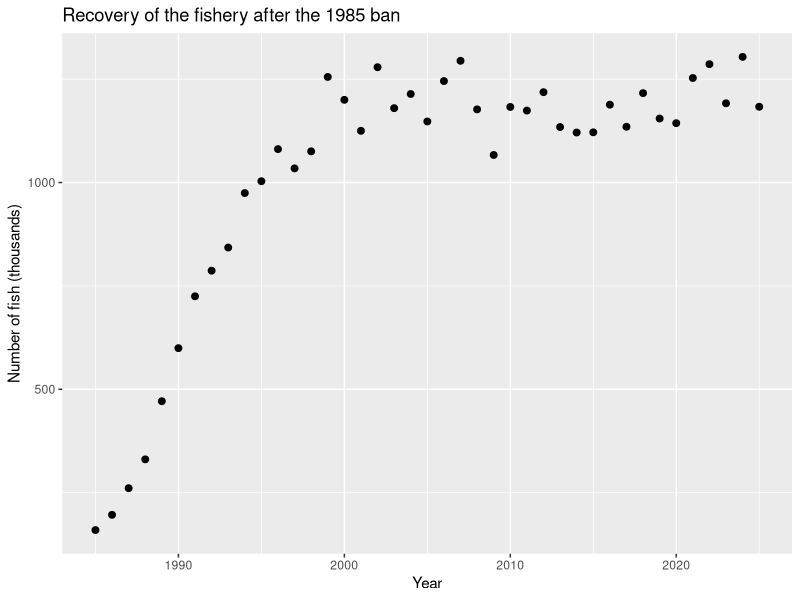
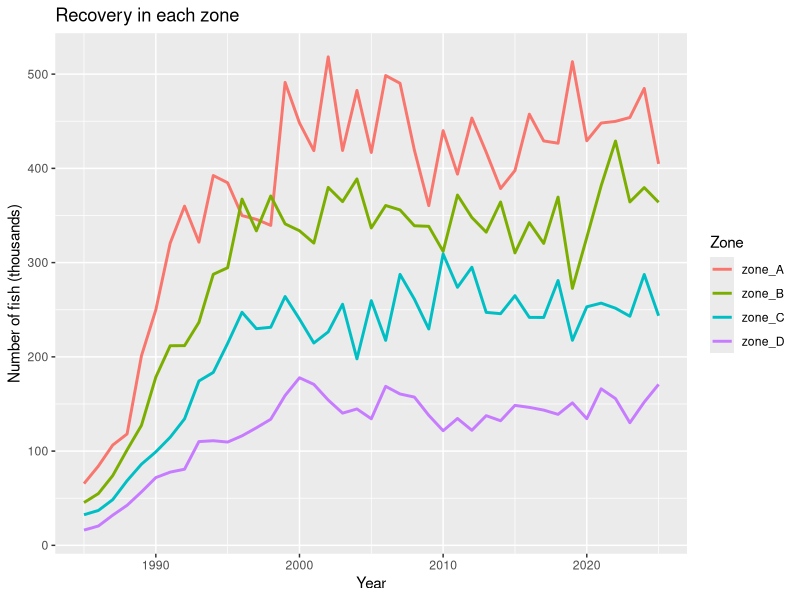
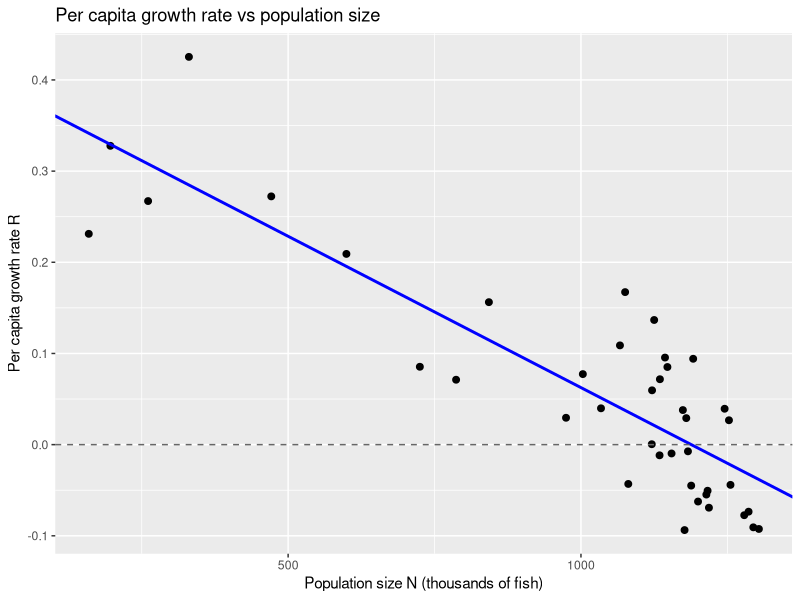
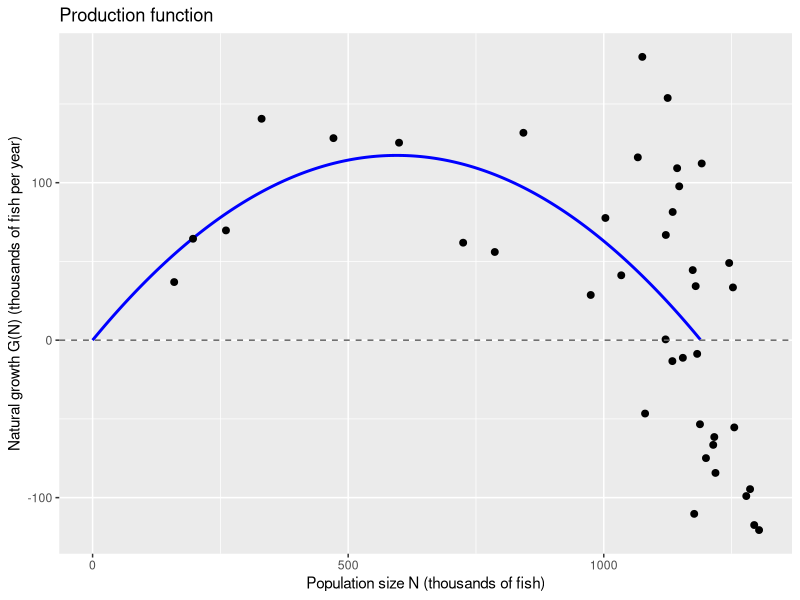
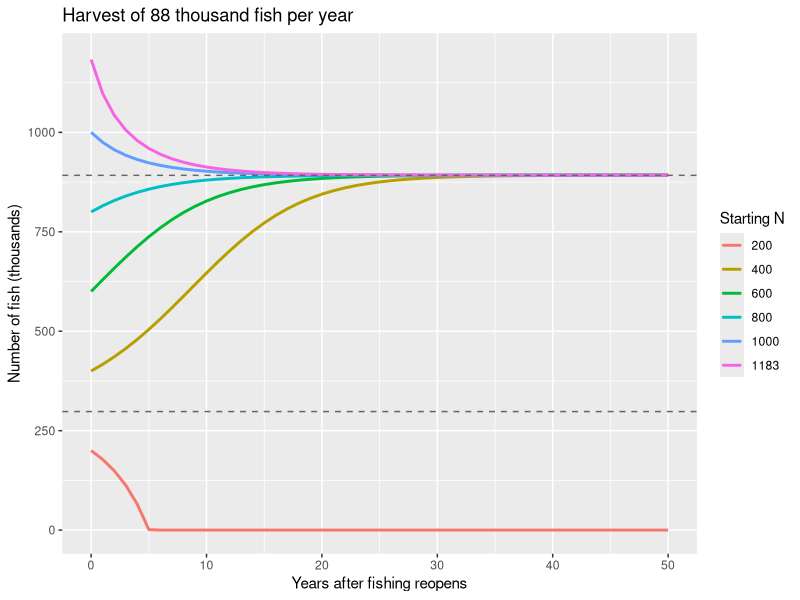

Generate these figures, in order, with R:
## ---- chunk 1
knitr::opts_chunk$set(echo = TRUE)
## ---- chunk 2
# Read in the survey data. N is in thousands of fish
counts <- read.csv("recovering_fishery_counts.csv")

# Have a look at the first six years
head(counts)

## ---- chunk 3
# Total number of fish (thousands) across all four zones in each year
counts$total <- counts$zone_A + counts$zone_B + counts$zone_C + counts$zone_D

# The number of years of surveys
n_years <- nrow(counts)

## ---- chunk 4
# The total in the first survey (1985) and the most recent survey (2025)
N_1985 <- counts[counts$year == 1985, "total"]
N_2025 <- counts[counts$year == 2025, "total"]

# How many times bigger is the stock now?
N_2025 / N_1985

## ---- chunk 5
# Keep the rows from every tenth year, and turn them into a table for the report
knitr::kable(counts[counts$year %in% c(1985, 1995, 2005, 2015, 2025), ], row.names = FALSE,
             caption = "Survey estimates (thousands of fish) every ten years.")

## ---- chunk 6
# Load ggplot2. Every document has to load the packages it uses, in a chunk
library(ggplot2)

# Plot the total stock over time
ggplot(counts, aes(x = year, y = total)) +
  geom_point(size = 2) +
  labs(x = "Year",
       y = "Number of fish (thousands)",
       title = "Recovery of the fishery after the 1985 ban")

## ---- chunk 7
# Load the tidyverse. This loads ggplot2 as well, along with a bunch of others
library(tidyverse)

## ---- chunk 8
# Take counts, and then
counts_long <- counts |>
  # drop the total column we made, so we only have the four zones, and then
  select(-total) |>
  # pivot every column except year into two new columns, one holding the old
  # column names (zone) and one holding the values (N)
  pivot_longer(cols = -year, names_to = "zone", values_to = "N")

# Have a look. 41 years x 4 zones should give 164 rows
counts_long
nrow(counts_long)

## ---- chunk 9
# One line per zone, coloured by zone
ggplot(counts_long, aes(x = year, y = N, colour = zone)) +
  geom_line(linewidth = 1) +
  labs(x = "Year",
       y = "Number of fish (thousands)",
       colour = "Zone",
       title = "Recovery in each zone")

## ---- chunk 10
# Take the long data, and then group it by year, and then add up N in each year
totals <- counts_long |>
  group_by(year) |>
  summarise(total = sum(N))

# Do the two ways of calculating the total agree? all.equal() says TRUE if they do
all.equal(totals$total, counts$total)

## ---- chunk 11
# Keep only the years after the stock levelled off
plateau <- counts[counts$year >= 2000, ]

# Carrying capacity K: the mean total from those years
K <- mean(plateau$total)
K

## ---- chunk 12
# Population size this year, N(t). We drop the last year because there is no
# following year to compare it to
N_t <- counts$total[-n_years]

# Population size next year, N(t+1). We drop the first year so everything lines up
N_t1 <- counts$total[-1]

# A table of the observed growth from each year to the next
growth <- data.frame(
  year = counts$year[-n_years],
  N = N_t,
  # Observed natural growth G(N). No fishing, so this is just the change in N
  G_obs = N_t1 - N_t,
  # Observed per capita growth rate R = G(N) / N
  R_obs = (N_t1 - N_t) / N_t
)

# The first ten years of the recovery, when the population was small
growth[growth$year < 1995, ]

## ---- chunk 13
# Fit a straight line through R_obs against N
fit <- lm(R_obs ~ N, data = growth)

# The intercept (where the line hits N = 0) and the slope of the line
coef(fit)

# R0 is the intercept. unname() just drops the label that coef() attaches
R0 <- unname(coef(fit)[1])

# Plot the observed R against N, with the line of best fit and a line at R = 0
ggplot(growth, aes(x = N, y = R_obs)) +
  geom_point(size = 2) +
  # The line of best fit, using the intercept and slope from lm()
  geom_abline(intercept = coef(fit)[1], slope = coef(fit)[2], colour = "blue", linewidth = 1) +
  geom_hline(yintercept = 0, linetype = "dashed", colour = "grey40") +
  labs(x = "Population size N (thousands of fish)",
       y = "Per capita growth rate R",
       title = "Per capita growth rate vs population size")

## ---- chunk 14
# A dataframe of population sizes from 0 to K in steps of 1
production <- data.frame(N = seq(0, K, by = 1))

# Natural growth G(N) at every one of those population sizes
production$G_N <- R0 * (1 - production$N / K) * production$N

# Plot the production function as a line, and the observed growth as points.
# The two layers come from two different dataframes
ggplot() +
  geom_line(data = production, aes(x = N, y = G_N), colour = "blue", linewidth = 1) +
  geom_point(data = growth, aes(x = N, y = G_obs), size = 2) +
  geom_hline(yintercept = 0, linetype = "dashed", colour = "grey40") +
  labs(x = "Population size N (thousands of fish)",
       y = "Natural growth G(N) (thousands of fish per year)",
       title = "Production function")

## ---- chunk 15
# The row of the production function where G(N) is at its maximum
production[production$G_N == max(production$G_N), ]

# Store the MSY and the population size where it happens
MSY <- max(production$G_N)
N_MSY <- production[production$G_N == MSY, "N"]

# Check against the formulas from the lectures, MSY = R0 * K / 4 and N_MSY = K / 2
R0 * K / 4
K / 2

## ---- chunk 16
# Four harvests to compare, in thousands of fish per year
harvests <- c(0.5, 0.75, 1, 1.25) * MSY
round(harvests)

## ---- chunk 17
# A dataframe to hold the equilibria for each harvest. NA means "not available"
equilibria <- data.frame(h = harvests, lower = NA, upper = NA)

for (i in 1:nrow(equilibria)) {
  # Keep the population sizes where G(N) can keep up with this harvest
  can_sustain <- production[production$G_N >= equilibria$h[i], ]

  # If there are any, the smallest and largest are the two equilibria
  if (nrow(can_sustain) > 0) {
    equilibria$lower[i] <- min(can_sustain$N)
    equilibria$upper[i] <- max(can_sustain$N)
  }
}

# Turn it into a table for the report, rounded to whole numbers
knitr::kable(round(equilibria), caption = "Equilibria for each harvest (thousands of fish).")

## ---- chunk 18
# Number of years to simulate
n_sim <- 50

# Every combination of six starting populations and our four harvests
scenarios <- expand.grid(N0 = c(200, 400, 600, 800, 1000, N_2025),
                         h = harvests)

## ---- chunk 19
# An empty dataframe to collect every simulation
simulations <- data.frame()

for (s in 1:nrow(scenarios)) {
  # Subset out the starting population and harvest for this scenario
  N0 <- scenarios[s, "N0"]
  h <- scenarios[s, "h"]

  # Step the model forward one year at a time
  N <- numeric(n_sim + 1)
  N[1] <- N0
  for (t in 1:n_sim) {
    N[t + 1] <- max(0, N[t] + R0 * (1 - N[t] / K) * N[t] - h)
  }

  # Stack this simulation onto the bottom of the others
  simulations <- rbind(simulations, data.frame(year = 0:n_sim, N = N, N0 = N0, h = h))
}

## ---- chunk 20
# Choose which harvest to plot, the second one is three quarters of the MSY
h_plot <- harvests[2]

# Subset out the simulations and equilibria for that harvest
sims_h <- simulations[simulations$h == h_plot, ]
eq_h <- equilibria[equilibria$h == h_plot, ]

# One line per starting population. factor() turns N0 into groups so each
# starting population gets its own colour
ggplot(sims_h, aes(x = year, y = N, colour = factor(round(N0)))) +
  geom_line(linewidth = 1) +
  # The equilibria as dashed grey lines. na.rm = TRUE skips them quietly when
  # there aren't any (harvests above the MSY)
  geom_hline(yintercept = c(eq_h$lower, eq_h$upper), linetype = "dashed",
             colour = "grey40", na.rm = TRUE) +
  coord_cartesian(ylim = c(0, K)) +
  labs(x = "Years after fishing reopens",
       y = "Number of fish (thousands)",
       colour = "Starting N",
       title = paste("Harvest of", round(h_plot), "thousand fish per year"))

## ---- chunk 21
# Keep only the final year of every simulation
final <- simulations[simulations$year == n_sim, ]

# TRUE if the population collapsed to zero
final$collapsed <- final$N == 0

# How many of the scenarios collapsed? sum() counts the TRUEs
sum(final$collapsed)

## ---- chunk 22
# Take final, and then
final_wide <- final |>
  # round everything to whole numbers so the table is easy to read
  mutate(h = round(h), N0 = round(N0), N = round(N)) |>
  # and then keep just the three columns we need
  select(N0, h, N) |>
  # and then spread the harvests out into their own columns
  pivot_wider(names_from = h, values_from = N)

# Turn it into a table for the report
knitr::kable(final_wide,
             caption = "Stock after 50 years (thousands of fish). Rows are starting populations, columns are harvests (thousands of fish per year).")
